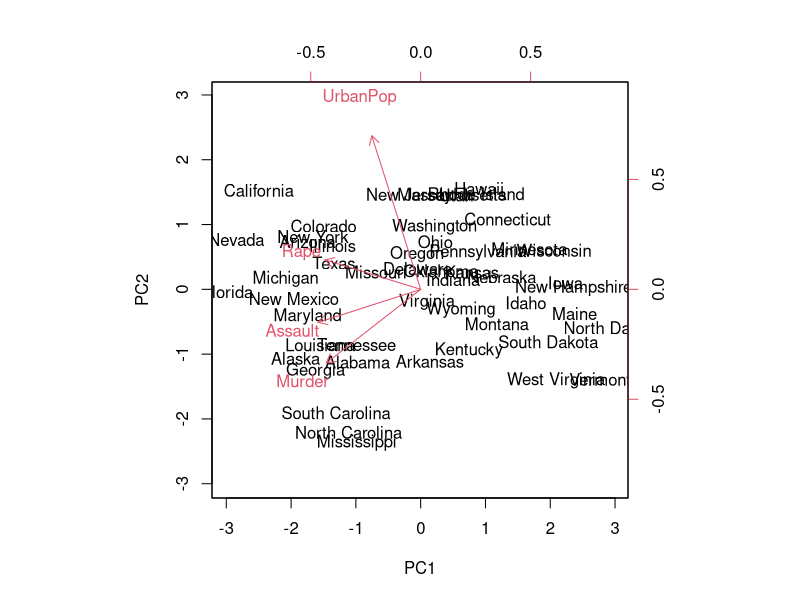
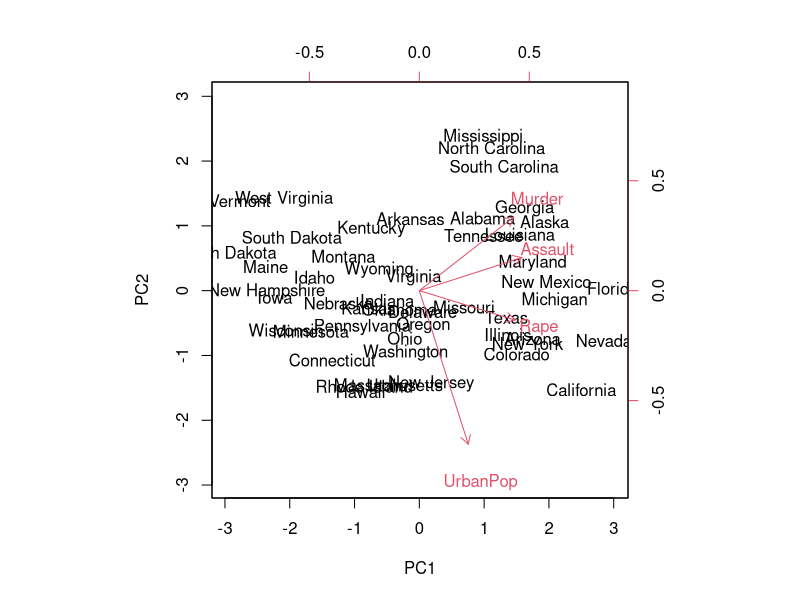
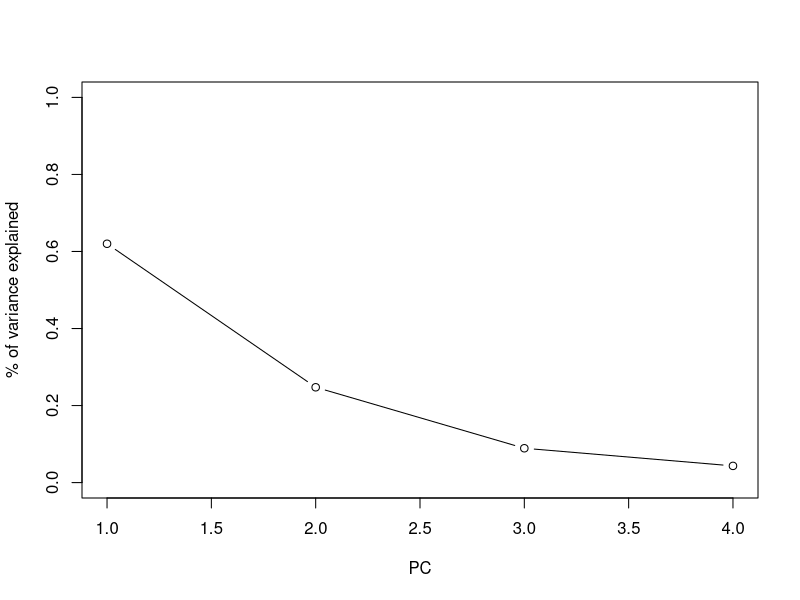
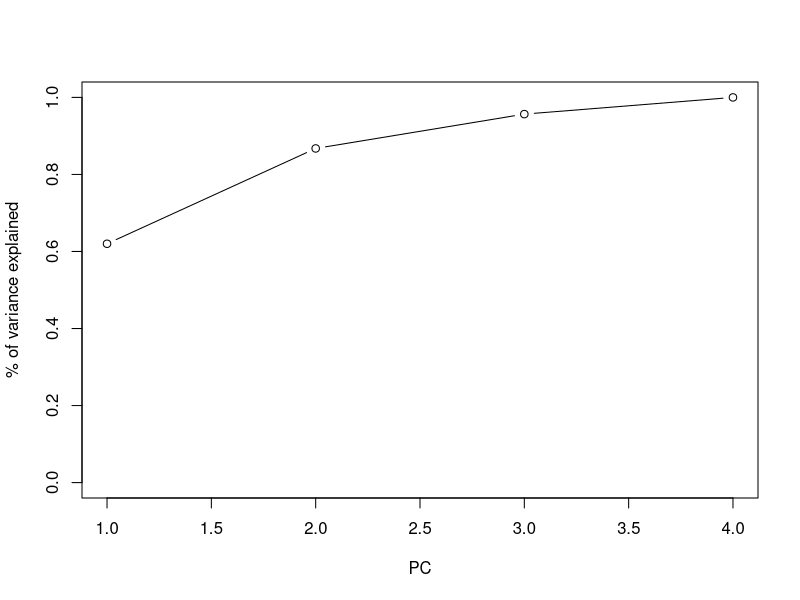
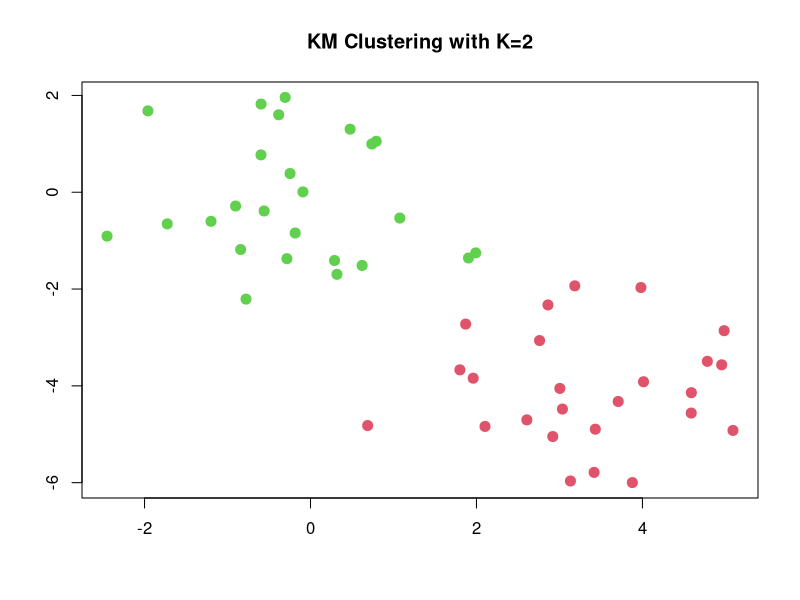
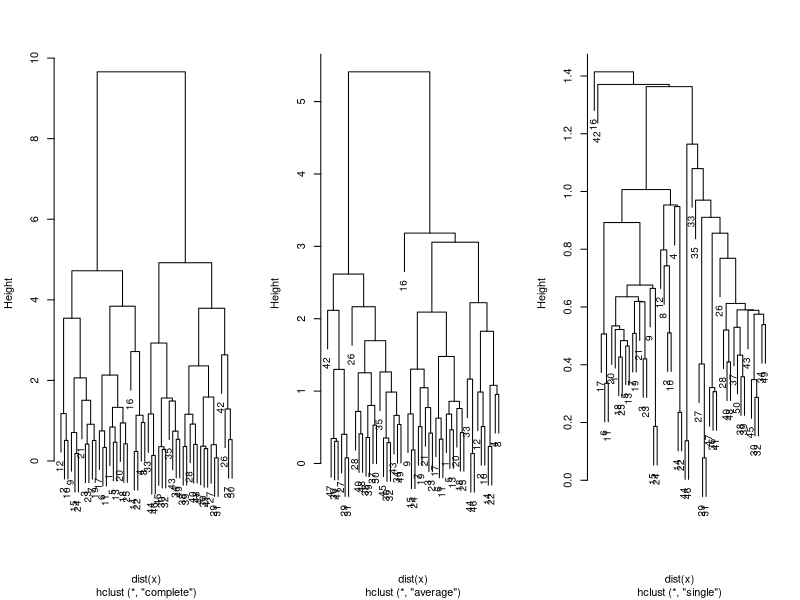
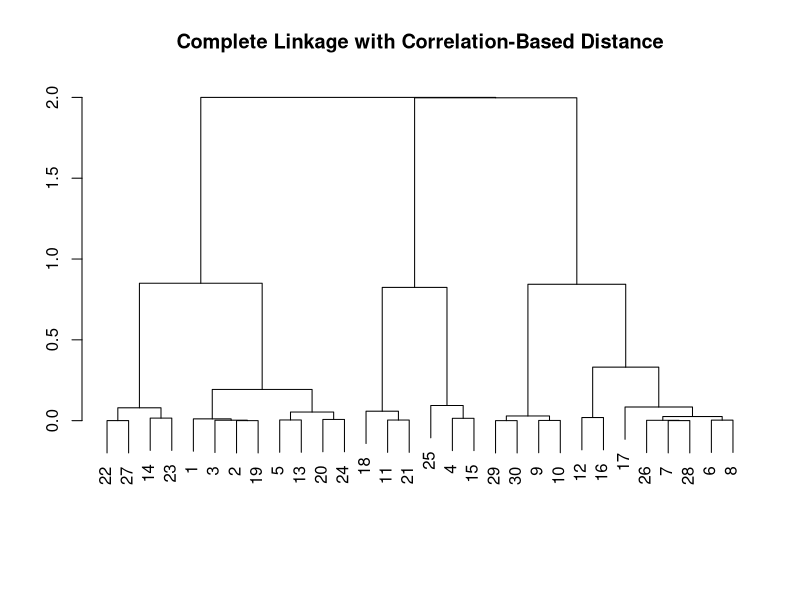

Here is the R script that generated these plots, in order:
### Mar 11, 2017

# clear environment
rm(list=ls())

### PCA

# loading data
data("USArrests")

pr.out <- prcomp(USArrests, scale=TRUE)

# list of outputs:
names(pr.out) # rotation -- loadings; # center, scale correspond to means and sdv prior to PCA

# biplot
biplot(pr.out, scale=0)
# get a mirror of the above biplot
pr.out$rotation <- -pr.out$rotation
pr.out$x <- -pr.out$x 
biplot(pr.out, scale = 0)

# standard deviation of each PC
pr.out$sdev
# variance of each PC
pr.var <- pr.out$sdev ^ 2

# proportion of variance explained by each PC
pve <- pr.var/(sum(pr.var))

plot(pve, xlab='PC', ylab='% of variance explained', ylim=c(0,1), type='b')
# cumulative plot
plot(cumsum(pve), xlab='PC', ylab='% of variance explained', ylim=c(0,1), type='b')



### Clustering
### 1, K-Means
set.seed(2)
# prepare data
x <- matrix(rnorm(50*2), ncol=2)
x[1:25, 1] <- x[1:25, 1] + 3
x[1:25, 2] <- x[1:25, 2] - 4

km.out <- kmeans(x, 2, nstart=20)
km.out$tot.withinss # total within-cluster sum of squares
# nstart specifies the num of random assignments, only the best result will be reported 
#   (lowest total within-cluster variance)

plot(x, col=(km.out$cluster + 1), main='KM Clustering with K=2', xlab='', ylab='', pch=20, cex=2)

### 2, Hierarchical Clustering
# method can be:
# 1, complete: the maximum intercluster dissimilarity. Compute all the pairwise dissimilarities,
#               only use the largest dissimilarity to represent dissimilarity
# 2, single: minimum
# 3, average
# 4, centroid: assign a centroid to each cluster
hc.complete <- hclust(dist(x), method = 'complete')
hc.average <- hclust(dist(x), method = 'average')
hc.single <- hclust(dist(x), method = 'single')

# visualize
par(mfrow = c(1, 3))
plot(hc.complete, main = '', cex=.9)
plot(hc.average, main = '', cex=.9)
plot(hc.single, main = '', cex=.9)

# to determine the cluster labels for each observation associated with a given cut of the dendrogram
cutree(hc.complete, 2)

# correlation-based dist measurement
par(mfrow = c(1, 1))
x <- matrix(rnorm(30*3), ncol=3)
dd <- as.dist(1-cor(t(x))) # looks at correlation between each observation
plot(hclust(dd, method = 'complete'), main='Complete Linkage with Correlation-Based Distance',
                    xlab='', ylab='', sub='')




















